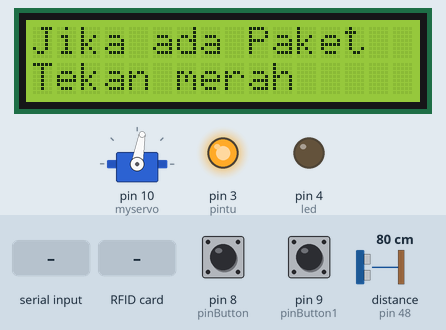
Recording of a sketch running on a simulated Arduino Mega 2560, built with avr-gcc and run on an emulated ATmega2560. Shown: servo, 16×2 character LCD, output pins drawn as LEDs (lit = HIGH). Wiring (inferred from the names in the program): ultrasonic range finder: trigger pin 49; echo pin 48. The test bench sets the inputs (shaded band); at power-on: pin 8 (pinButton) LOW, distance to the obstacle (sensor on pin 48) 80 cm, pin 9 (pinButton1) LOW. The echo pulse lasts 58.3 µs per cm; random numbers use the default seed unless the sketch sets one; the audio player accepts every command and is not drawn; pins used as bus, display or sensor lines are not drawn; what the sketch prints to the serial monitor is not drawn.

Above: at 3.3 s.
3.4 s: pin 8 (pinButton) pulled HIGH for 1 s
At 5.6 s:
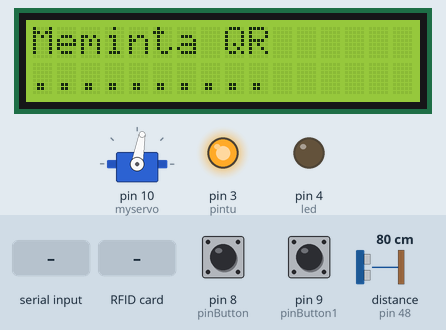
8.6 s: "GO" received over the second serial link
12.8 s: distance to the obstacle (sensor on pin 48) set to 60 cm
At 16.6 s:
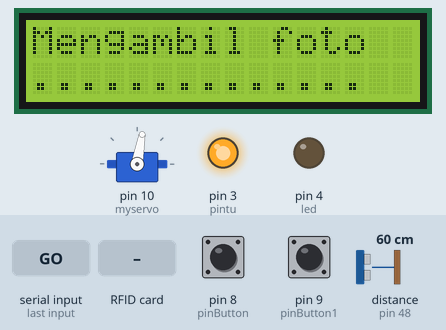
16.9 s: "BK" received over the second serial link
At 20.0 s:
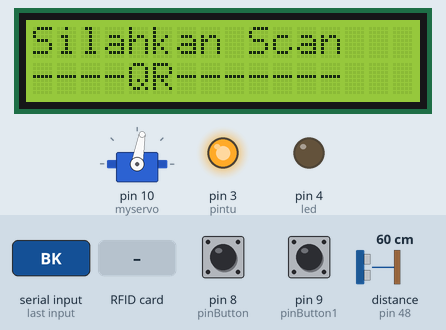
20.5 s: distance to the obstacle (sensor on pin 48) set to 18 cm
24.7 s: RFID card D3 72 96 35 held to the reader
At 25.9 s:
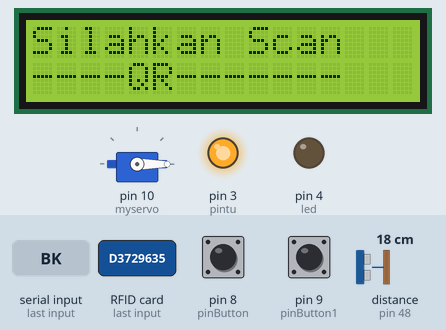
Timing chart, 0 to 27.6 s (numbered marks = the images above; inputs shaded):
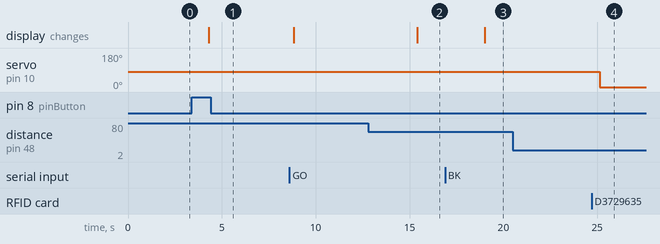

Measured:
- after the input at 3.4 s, the display: changes after 0.91 s (image 1)
- after the input at 16.9 s, the display: changes after 2.1 s (image 3)
- after the input at 20.5 s, every drawn part: stays the same
- after the input at 24.7 s, servo on pin 10 (myservo): 80° → 0° after 0.44 s

The sketch:

arduino.ino
```cpp
#include <SPI.h>
#include <MFRC522.h>
#include <Wire.h>
#define SS_PIN 53
#define RST_PIN 5


#include <Servo.h>

Servo myservo;
int trigPin = 49;
int echoPin = 48;
String data = "";
char d;
String arrData[2];
int pinButton = 8;
int pinButton1 = 9;
long waktu;
String  teststr="";
int jarak;
#define ACCESS_DELAY 2000
#define DENIED_DELAY 1000
MFRC522 mfrc522(SS_PIN, RST_PIN);   // Create MFRC522 instance.
#include <LiquidCrystal_PCF8574.h> //memasukan library LCD
#include <Keypad.h>
 LiquidCrystal_PCF8574 lcd(0x27); //didapat dari i2c scanner

String kartu="D3 72 96 35";
String hotp;
long otp;
#include <DFPlayer_Mini_Mp3.h>
 int pintu = 3;
 int led =4;
int akses;
void setup()
{
  akses=1;
  teststr="";

  Serial.begin(9600);   // Initiate a serial communication
 Serial1.begin(115200);
 Serial2.begin(9600);
  SPI.begin();          // Initiate  SPI bus
  mfrc522.PCD_Init();   // Initiate MFRC522
   myservo.attach(10);
  myservo.write(80);
pinMode(pinButton, INPUT);
pinMode(pinButton1, INPUT);
  pinMode(trigPin, OUTPUT);

pinMode(echoPin, INPUT);

  randomSeed(analogRead(0));
Serial3.begin (9600);
    mp3_set_serial (Serial3); //set softwareSerial for DFPlayer
    mp3_set_volume (30); //set Volume module DFPlayer, bisa diatur hingga maksimal 25

pinMode(pintu,OUTPUT);
pinMode(led,OUTPUT);
digitalWrite(pintu,HIGH);
digitalWrite(led,LOW);
lcd.begin(16, 2);
lcd.setBacklight(255);
lcd.setCursor(0, 0);
lcd.print("Jika ada Paket");
lcd.setCursor(0, 1);
lcd.print("Tekan merah");
mp3_play (1);
         delay(2000);
}

void loop()
{
    while(Serial1.available()>0){
    delay(10);
    d = Serial1.read();
    data += d;
   // Serial.println(data);
  }
  if (data !="") {

   if(data == "GO")
    {
         mp3_play (2);
         delay(6000);
          akses=2;
     }
     if(data == "TUTUP")
    {
  myservo.write(80);
     }
  if(data == "BK")
    {
 mp3_play (4);
akses=3;
     }
    }
  data ="";
  digitalWrite(trigPin, LOW);
  delayMicroseconds(2);
  digitalWrite(trigPin, HIGH);
  delayMicroseconds(10);
  digitalWrite(trigPin, LOW);
  waktu = pulseIn(echoPin, HIGH);
  jarak= waktu*0.034/2;
  //Serial.print("Jarak: ");
 // Serial.println(jarak);
if (akses==1){
  lcd.clear();
lcd.setCursor(0, 0);
lcd.print("Jika ada Paket");
lcd.setCursor(0, 1);
lcd.print("Tekan merah");
  if (digitalRead(pinButton) ==HIGH){
      teststr="";
    otpp();
        lcd.clear();
       lcd.setCursor(0, 0);
     lcd.print("Meminta QR ");
     lcd.setCursor(0, 1);
     lcd.print(".......... ");
      String kirimsh ="Ada Paket,Kode  QR : " + (hotp) + "#";

    Serial.print(kirimsh);
    delay(4000);
    akses=6;
        }
        delay(500);
}
if (akses==8){
 if (digitalRead(pinButton1) ==HIGH){

lcd.clear();
  myservo.write(80);
  lcd.setCursor(0, 0);
lcd.print("  Terimakasih");
lcd.setCursor(0, 1);
lcd.print("-----------------");
   Serial1.print("TUTUP");
   mp3_play (6);
  delay(3000);
 setup(); }
        }

        if (akses==6){
          lcd.clear();
          lcd.setCursor(0, 0);
lcd.print(" Menunggu ");
lcd.setCursor(0, 1);
lcd.print("Konfirmasi.......");
        }
if (akses==2){

if ((jarak >= 50) && (jarak <=70)){
  Serial1.print("FOTO") ;
   lcd.clear();
       lcd.setCursor(0, 0);
     lcd.print("Mengambil foto");
       lcd.setCursor(0, 1);
     lcd.print("..............");
     mp3_play (3);
    delay(3000);

     akses=7;

}
else{
     lcd.clear();
       lcd.setCursor(0, 0);
     lcd.print("jarak > 50cm");
       lcd.setCursor(0, 1);
     lcd.print("jarak :");
        lcd.setCursor(8, 1);
     lcd.print(jarak);
     lcd.setCursor(12, 1);
     lcd.print("cm");
}
}

if (akses==3){
   lcd.clear();
       lcd.setCursor(0, 0);
     lcd.print("Silahkan Scan ");
       lcd.setCursor(0, 1);
     lcd.print("----QR------- ");

    if(Serial2.available()>0) // Chek for availablity of data at Serial Port
  {
  teststr = Serial2.readString();  //read until timeout
  teststr.trim();
 //Serial.println(teststr);
  if (teststr==hotp)  {
akses=5;
  }
  teststr="";
  }
    }

    if (akses==5){
    lcd.clear();
       lcd.setCursor(0, 0);
     lcd.print("QR valid ");
       lcd.setCursor(0, 1);
     lcd.print("Masukan paket");
      myservo.write(0);
       mp3_play (5);
         delay(4000);
      lcd.clear();
       lcd.setCursor(0, 0);
     lcd.print("  Tombol Putih");
       lcd.setCursor(0, 1);
     lcd.print("Untuk Tutup Box ");
     akses=8;
    }

  rfid();
  delay(500);
 }
```

idep.ino
```cpp
void rfid(){
  // Look for new cards
  if ( ! mfrc522.PICC_IsNewCardPresent())
  {
    return;
  }
  // Select one of the cards
  if ( ! mfrc522.PICC_ReadCardSerial())
  {
    return;
  }
  //Show UID on serial monitor
  Serial.print("UID tag :");
  String content= "";
  byte letter;
  for (byte i = 0; i < mfrc522.uid.size; i++)
  {
     Serial.print(mfrc522.uid.uidByte[i] < 0x10 ? " 0" : " ");
     Serial.print(mfrc522.uid.uidByte[i], HEX);
     content.concat(String(mfrc522.uid.uidByte[i] < 0x10 ? " 0" : " "));
     content.concat(String(mfrc522.uid.uidByte[i], HEX));
  }
  Serial.println();
  Serial.print("Message : ");
  content.toUpperCase();
  if (content.substring(1) == kartu) //change here the UID of the card/cards that you want to give access
  {

      myservo.write(0);
      akses=8;

  }

 else   {
  Serial.println("salah");
    delay(500);
  }

  }
```

kypd.ino
```cpp
  void mulai(){
               SPI.begin();          // Initiate  SPI bus
  mfrc522.PCD_Init();   // Initiate MFRC522
 rfid();
    }
  void otpp(){
     otp = random(10000,99999);
    hotp=String(otp);


    }
```
